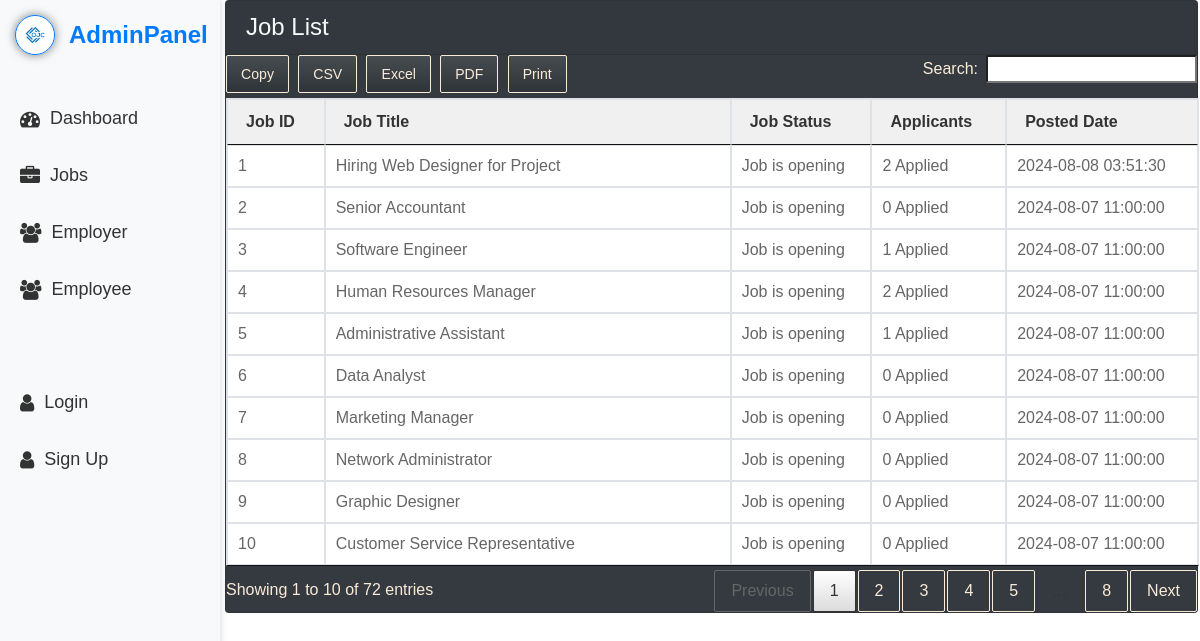
Screenshot of /admins/jobs.php with the database file from the repository.
### tables this page shows
CREATE TABLE `jobs` (
  `id` int(11) NOT NULL,
  `job_title` varchar(100) NOT NULL,
  `job_desc` text NOT NULL,
  `responsibilities` text DEFAULT NULL,
  `experience` text DEFAULT NULL,
  `skills` text DEFAULT NULL,
  `requirements` text DEFAULT NULL,
  `salary` varchar(50) DEFAULT NULL,
  `job_location` varchar(100) NOT NULL,
  `employer` varchar(50) NOT NULL,
  `employer_id` int(100) NOT NULL,
  `status` int(10) DEFAULT NULL,
  `created_at` timestamp NOT NULL DEFAULT current_timestamp(),
  `updated_at` timestamp NULL DEFAULT NULL,
  `deleted_at` timestamp NULL DEFAULT NULL
);

### admins/jobs.php (the view, shortened to what this page needs)
<?php
$db = new Database();
$conn = $db->getConnection();
$sql_job = "SELECT * FROM jobs";
$results_job = $conn->query($sql_job);
while ($row_job = mysqli_fetch_assoc($results_job)) {
    $job_data[] = $row_job;
}
?>
<?php include '../components/head_admin.php'; ?>
<body>
<?php include '../navbars/nav__admin.php'; ?>
<div class="content">
    <section class="card bg-dark">
        <h4 class="card-header text-light">Job List</h4>
        <table id="jobTable" class="table table-bordered" style="width:100%;">
            <thead>
                <tr>
                    <th>Job ID</th>
                    <th>Job Title</th>
                    <th>Job Status</th>
                    <th>Applicants</th>
                    <th>Posted Date</th>
                </tr>
            </thead>
            <tbody>
            <?php foreach ($job_data as $job) {
                $applicants_query = "SELECT COUNT(*) as applicant_count FROM applied_jobs WHERE job_id = '$job[id]'";
                $applicants_result = mysqli_query($conn, $applicants_query);
                $applicants_data = mysqli_fetch_assoc($applicants_result);
            ?>
                <tr>
                    <td><?php echo $job['id']; ?></td>
                    <td>
                        <a href="detail_job.php?id=<?= $job['id']; ?>" class="job-listing-link">
                            <?php echo $job['job_title']; ?>
                        </a>
                    </td>
                    <td>
                        <?php
                        if ($job['status'] == 0) {
                            echo "Job is closed";
                        } elseif ($job['status'] == 1) {
                            echo "Job is pending for approval";
                        } elseif ($job['status'] == 2) {
                            echo "Job is opening";
                        }
                        ?>
                    </td>
                    <td>
                    <a href="applied_applicants.php?id=<?= $job['id']; ?>" class="job-listing-link">
                        <?php echo $applicants_data['applicant_count']; ?> Applied
                    </a>
                    </td>
                    <td><?php echo $job['created_at']; ?></td>
                </tr>
            <?php } ?>
            </tbody>
        </table>
    </section>
</div>
</body>
</html>

### assets/css/style_admin.css (style rules this page uses)
* { margin: 0; padding: 0; box-sizing: border-box; }
body { display: flex; min-height: 100vh; font-family: Arial, sans-serif; }
.content { margin-left: 225px; padding: 0 2px 0 0; width: 100%; transition: margin-left 0.3s ease; }

### assets/css/style.css (style rules this page uses)
body { font-family: 'Poppins', sans-serif; color: #0c0c0c; background-color: #ffffff; overflow-x: hidden; }
a, a:hover, a:focus { text-decoration: none; }
.job-listing-link { display: block; width: 100%; height: 100%; text-decoration: none; color: inherit; }
table { border-collapse: collapse; font-family: Arial, sans-serif; width: 100%; }
th, td { padding: 10px; border: 1px solid #ddd; }
th { background-color: #f0f0f0; font-weight: bold; font-size: 16px; color: #333; }
td { font-size: 16px; color: #666; }
.card { flex: 1; display: flex; flex-direction: column; }

### rows the page displays
jobs: id "1", job_title "Hiring Web Designer for Project", status "Job is opening", applicant_count "2", created_at "2024-08-08 03:51:30"
jobs: id "2", job_title "Senior Accountant", status "Job is opening", applicant_count "0", created_at "2024-08-07 11:00:00"
jobs: id "3", job_title "Software Engineer", status "Job is opening", applicant_count "1", created_at "2024-08-07 11:00:00"
jobs: id "4", job_title "Human Resources Manager", status "Job is opening", applicant_count "2", created_at "2024-08-07 11:00:00"
jobs: id "5", job_title "Administrative Assistant", status "Job is opening", applicant_count "1", created_at "2024-08-07 11:00:00"
jobs: id "6", job_title "Data Analyst", status "Job is opening", applicant_count "0", created_at "2024-08-07 11:00:00"
jobs: id "7", job_title "Marketing Manager", status "Job is opening", applicant_count "0", created_at "2024-08-07 11:00:00"
jobs: id "8", job_title "Network Administrator", status "Job is opening", applicant_count "0", created_at "2024-08-07 11:00:00"
jobs: id "9", job_title "Graphic Designer", status "Job is opening", applicant_count "0", created_at "2024-08-07 11:00:00"
jobs: id "10", job_title "Customer Service Representative", status "Job is opening", applicant_count "0", created_at "2024-08-07 11:00:00"
